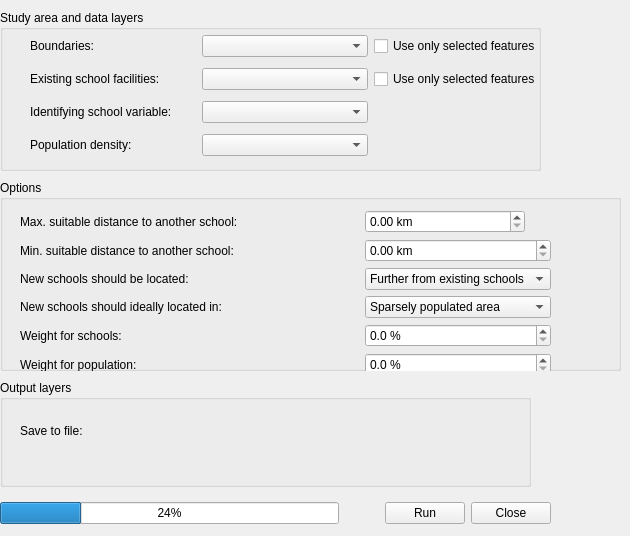
   <widget class="QWidget" name="infrastructure">
    <widget class="QgsCollapsibleGroupBox" name="mGroupBox_areaExposure_2">
     <property name="geometry">
      <rect>
       <x>0</x>
       <y>10</y>
       <width>541</width>
       <height>161</height>
      </rect>
     </property>
     <property name="title">
      <string>Study area and data layers</string>
     </property>
     <widget class="QWidget" name="gridLayoutWidget_2">
      <property name="geometry">
       <rect>
        <x>30</x>
        <y>20</y>
        <width>511</width>
        <height>131</height>
       </rect>
      </property>
      <layout class="QGridLayout" name="gridLayout">
       <item row="1" column="0">
        <widget class="QLabel" name="label_14">
         <property name="text">
          <string>Existing school facilities: </string>
         </property>
        </widget>
       </item>
       <item row="2" column="1">
        <widget class="QgsFieldComboBox" name="infra_fld_cmb_bx_school_var"/>
       </item>
       <item row="0" column="0">
        <widget class="QLabel" name="label_pointlayer_2">
         <property name="text">
          <string>Boundaries: </string>
         </property>
        </widget>
       </item>
       <item row="1" column="2">
        <widget class="QCheckBox" name="infra_chck_bx_use_selected_schools">
         <property name="text">
          <string>Use only selected features</string>
         </property>
        </widget>
       </item>
       <item row="0" column="2">
        <widget class="QCheckBox" name="infra_chck_bx_use_selected_boundaries">
         <property name="text">
          <string>Use only selected features</string>
         </property>
        </widget>
       </item>
       <item row="2" column="0">
        <widget class="QLabel" name="label_15">
         <property name="text">
          <string>Identifying school variable: </string>
         </property>
        </widget>
       </item>
       <item row="3" column="0">
        <widget class="QLabel" name="label_17">
         <property name="text">
          <string>Population density: </string>
         </property>
        </widget>
       </item>
       <item row="1" column="1">
        <widget class="QgsMapLayerComboBox" name="infra_map_layer_cmb_bx_schools"/>
       </item>
       <item row="0" column="1">
        <widget class="QgsMapLayerComboBox" name="infra_map_layer_cmb_bx_boundaries"/>
       </item>
       <item row="3" column="1">
        <widget class="QgsMapLayerComboBox" name="infra_map_layer_cmb_bx_pop_dens"/>
       </item>
      </layout>
     </widget>
    </widget>
    <widget class="QgsCollapsibleGroupBox" name="mGroupBox">
     <property name="geometry">
      <rect>
       <x>0</x>
       <y>180</y>
       <width>621</width>
       <height>191</height>
      </rect>
     </property>
     <property name="title">
      <string>Options</string>
     </property>
     <widget class="QWidget" name="gridLayoutWidget">
      <property name="geometry">
       <rect>
        <x>20</x>
        <y>30</y>
        <width>531</width>
        <height>166</height>
       </rect>
      </property>
      <layout class="QGridLayout" name="infra_grid_options">
       <item row="3" column="0">
        <widget class="QLabel" name="label_22">
         <property name="text">
          <string>New schools should ideally located in:</string>
         </property>
        </widget>
       </item>
       <item row="4" column="0">
        <widget class="QLabel" name="label_20">
         <property name="text">
          <string>Weight for schools:</string>
         </property>
        </widget>
       </item>
       <item row="2" column="0">
        <widget class="QLabel" name="label_19">
         <property name="text">
          <string>&lt;html&gt;&lt;head/&gt;&lt;body&gt;&lt;p&gt;New schools should be located: &lt;/p&gt;&lt;/body&gt;&lt;/html&gt;</string>
         </property>
        </widget>
       </item>
       <item row="1" column="1">
        <widget class="QgsDoubleSpinBox" name="infra_dbl_spn_bx_min_dist">
         <property name="suffix">
          <string> km</string>
         </property>
        </widget>
       </item>
       <item row="0" column="1">
        <widget class="QgsDoubleSpinBox" name="infra_dbl_spn_bx_max_dist">
         <property name="maximumSize">
          <size>
           <width>160</width>
           <height>40</height>
          </size>
         </property>
         <property name="showGroupSeparator" stdset="0">
          <bool>false</bool>
         </property>
         <property name="suffix">
          <string> km</string>
         </property>
        </widget>
       </item>
       <item row="1" column="0">
        <widget class="QLabel" name="label_18">
         <property name="text">
          <string>Min. suitable distance to another school: </string>
         </property>
        </widget>
       </item>
       <item row="4" column="1">
        <widget class="QgsDoubleSpinBox" name="infra_dbl_spn_bx_school_weight">
         <property name="suffix">
          <string> %</string>
         </property>
         <property name="decimals">
          <number>1</number>
         </property>
        </widget>
       </item>
       <item row="0" column="0">
        <widget class="QLabel" name="label_16">
         <property name="text">
          <string>Max. suitable distance to another school: </string>
         </property>
        </widget>
       </item>
       <item row="5" column="0">
        <widget class="QLabel" name="label_21">
         <property name="text">
          <string>Weight for population:</string>
         </property>
        </widget>
       </item>
       <item row="5" column="1">
        <widget class="QgsDoubleSpinBox" name="infra_dbl_spn_bx_pop_weight">
         <property name="suffix">
          <string> %</string>
         </property>
         <property name="decimals">
          <number>1</number>
         </property>
        </widget>
       </item>
       <item row="2" column="1">
        <widget class="QComboBox" name="infra_location_combo_box">
         <item>
          <property name="text">
           <string>Further from existing schools</string>
          </property>
         </item>
         <item>
          <property name="text">
           <string>Closer to existing schools</string>
          </property>
         </item>
        </widget>
       </item>
       <item row="3" column="1">
        <widget class="QComboBox" name="infra_ideal_location_combo_box">
         <item>
          <property name="text">
           <string>Sparsely populated area</string>
          </property>
         </item>
         <item>
          <property name="text">
           <string>Densely populated area</string>
          </property>
         </item>
        </widget>
       </item>
      </layout>
     </widget>
    </widget>
    <widget class="QgsCollapsibleGroupBox" name="mGroupBox_output_2">
     <property name="geometry">
      <rect>
       <x>0</x>
       <y>380</y>
       <width>531</width>
       <height>107</height>
      </rect>
     </property>
     <property name="title">
      <string>Output layers</string>
     </property>
     <widget class="QWidget" name="layoutWidget_2">
      <property name="geometry">
       <rect>
        <x>20</x>
        <y>20</y>
        <width>371</width>
        <height>61</height>
       </rect>
      </property>
      <layout class="QGridLayout" name="gridLayout_12">
       <item row="0" column="1">
        <widget class="QgsFileWidget" name="infra_file_wdgt_save_output"/>
       </item>
       <item row="0" column="0">
        <widget class="QLabel" name="label_23">
         <property name="text">
          <string>Save to file:</string>
         </property>
        </widget>
       </item>
      </layout>
     </widget>
    </widget>
    <widget class="QWidget" name="layoutWidget">
     <property name="geometry">
      <rect>
       <x>0</x>
       <y>500</y>
       <width>551</width>
       <height>27</height>
      </rect>
     </property>
     <layout class="QHBoxLayout" name="horizontalLayout_3">
      <item>
       <widget class="QProgressBar" name="infra_progress_bar">
        <property name="value">
         <number>24</number>
        </property>
       </widget>
      </item>
      <item>
       <spacer name="horizontalSpacer_4">
        <property name="orientation">
         <enum>Qt::Horizontal</enum>
        </property>
        <property name="sizeType">
         <enum>QSizePolicy::Fixed</enum>
        </property>
        <property name="sizeHint" stdset="0">
         <size>
          <width>40</width>
          <height>20</height>
         </size>
        </property>
       </spacer>
      </item>
      <item>
       <layout class="QHBoxLayout" name="horizontalLayout">
        <item>
         <widget class="QPushButton" name="infra_btn_run">
          <property name="text">
           <string>Run</string>
          </property>
         </widget>
        </item>
        <item>
         <widget class="QPushButton" name="infra_btn_close">
          <property name="text">
           <string>Close</string>
          </property>
         </widget>
        </item>
       </layout>
      </item>
     </layout>
    </widget>
   </widget>
